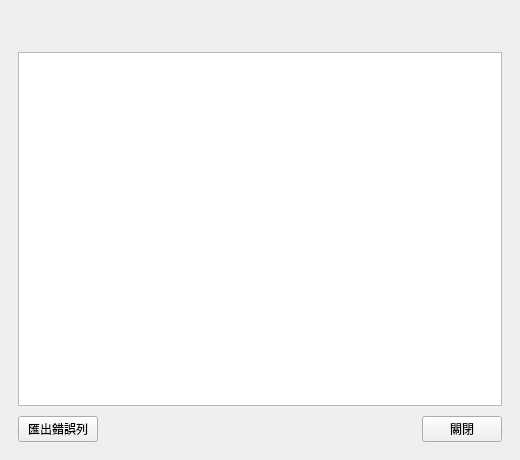
<?xml version="1.0" encoding="UTF-8"?>
<ui version="4.0">
 <class>importResultDialogContent</class>
 <widget class="QWidget" name="importResultDialogContent">
  <property name="geometry">
   <rect>
    <x>0</x>
    <y>0</y>
    <width>520</width>
    <height>460</height>
   </rect>
  </property>
  <property name="windowTitle">
   <string>匯入結果報表</string>
  </property>
  <property name="dialogSize" stdset="0">
   <size>
    <width>520</width>
    <height>460</height>
   </size>
  </property>
  <layout class="QVBoxLayout" name="importResultLayout" stretch="0,0,1,0">
   <property name="spacing">
    <number>10</number>
   </property>
   <property name="leftMargin">
    <number>18</number>
   </property>
   <property name="topMargin">
    <number>18</number>
   </property>
   <property name="rightMargin">
    <number>18</number>
   </property>
   <property name="bottomMargin">
    <number>18</number>
   </property>
   <item>
    <widget class="QLabel" name="summaryLabel">
     <property name="text">
      <string />
     </property>
     <property name="textInteractionFlags">
      <set>Qt::TextSelectableByMouse</set>
     </property>
    </widget>
   </item>
   <item>
    <widget class="QWidget" name="planSectionSlot" native="true" />
   </item>
   <item>
    <widget class="PlainTextEdit" name="detailsEdit">
     <property name="readOnly">
      <bool>true</bool>
     </property>
    </widget>
   </item>
   <item>
    <layout class="QHBoxLayout" name="buttonRow" stretch="0,1,0">
     <property name="spacing">
      <number>10</number>
     </property>
     <property name="leftMargin">
      <number>0</number>
     </property>
     <property name="topMargin">
      <number>0</number>
     </property>
     <property name="rightMargin">
      <number>0</number>
     </property>
     <property name="bottomMargin">
      <number>0</number>
     </property>
     <item>
      <widget class="PushButton" name="exportErrorsButton">
       <property name="text">
        <string>匯出錯誤列</string>
       </property>
      </widget>
     </item>
     <item>
      <spacer name="buttonRowSpacer">
       <property name="orientation">
        <enum>Qt::Horizontal</enum>
       </property>
       <property name="sizeHint" stdset="0">
        <size>
         <width>0</width>
         <height>0</height>
        </size>
       </property>
      </spacer>
     </item>
     <item>
      <widget class="PushButton" name="closeButton">
       <property name="text">
        <string>關閉</string>
       </property>
      </widget>
     </item>
    </layout>
   </item>
  </layout>
 </widget>
 <customwidgets>
 <customwidget>
  <class>PlainTextEdit</class>
  <extends>QPlainTextEdit</extends>
  <header>qfluentwidgets</header>
 </customwidget>
 <customwidget>
  <class>PushButton</class>
  <extends>QPushButton</extends>
  <header>qfluentwidgets</header>
 </customwidget>
 </customwidgets>
 <resources />
 <connections />
</ui>
